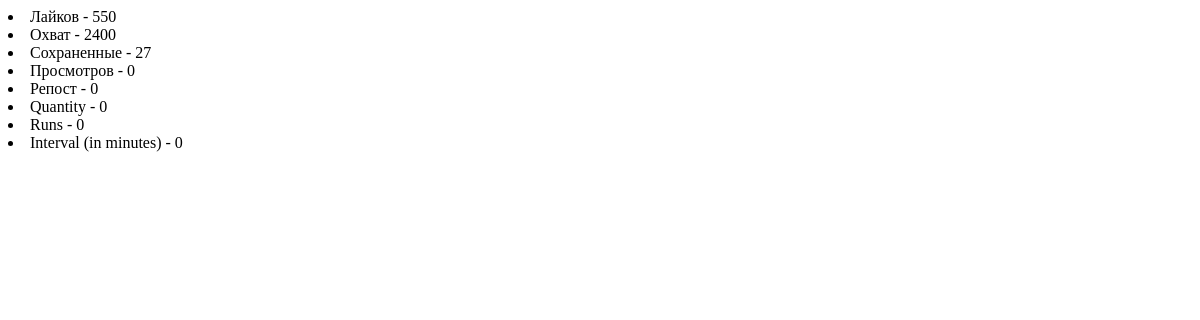
Before: /app/tarif_component/4/ with the older database file.
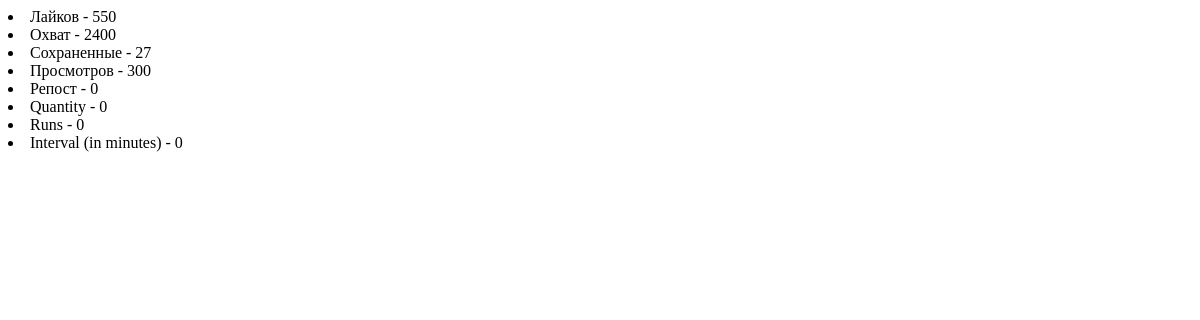
After: the same page with the newer database file.
### main/models.py (models this page shows, shortened)
class Tarif(models.Model):
    name = models.CharField("Название тарифа", max_length=250)
    like = models.IntegerField("Лайков", default=0)
    like_speed = models.IntegerField("Скорость. Лайков", default=0)
    coverage = models.IntegerField("Охват", default=0)
    coverage_speed = models.IntegerField("Скорость. Охват", default=0)
    saved = models.IntegerField("Сохраненные", default=0)
    saved_speed = models.IntegerField("Скорость. Сохраненные", default=0)
    views = models.IntegerField("Просмотров", default=0)
    jap_quantity = models.IntegerField("Quantity JAP", default=0)
    jap_runs = models.IntegerField("Runs JAP", default=0)
    jap_interval = models.IntegerField("Interval (in minutes) JAP", default=0)
    repost = models.IntegerField("Репост", default=0)
    repost_speed = models.IntegerField("Скорость. Репост", default=0)
    class Meta:
        verbose_name = "Тариф"
        verbose_name_plural = "Тарифы"
        ordering = ['name']

### main/views.py (the view)
# urls.py: path('tarif_component/<int:id>/', tarif_component, name='tarif_component'),
def tarif_component(request, id):
    tarif = Tarif.objects.get(id=id)
    return render(request, 'tarif_component.html', {'tarif': tarif})

### templates/tarif_component.html
<li>Лайков - {{tarif.like}}</li>
<li>Охват - {{tarif.coverage}}</li>
<li>Сохраненные - {{tarif.saved}}</li>
<li>Просмотров - {{tarif.views}}</li>
<li>Репост - {{tarif.repost}}</li>
<div id="jap_settings">
    <li>Quantity - {{tarif.jap_quantity}}</li>
    <li>Runs - {{tarif.jap_runs}}</li>
    <li>Interval (in minutes) - {{tarif.jap_interval}}</li>
</div>

Changed rows visible on the page:
changed Tarif: views "0" → "300"
